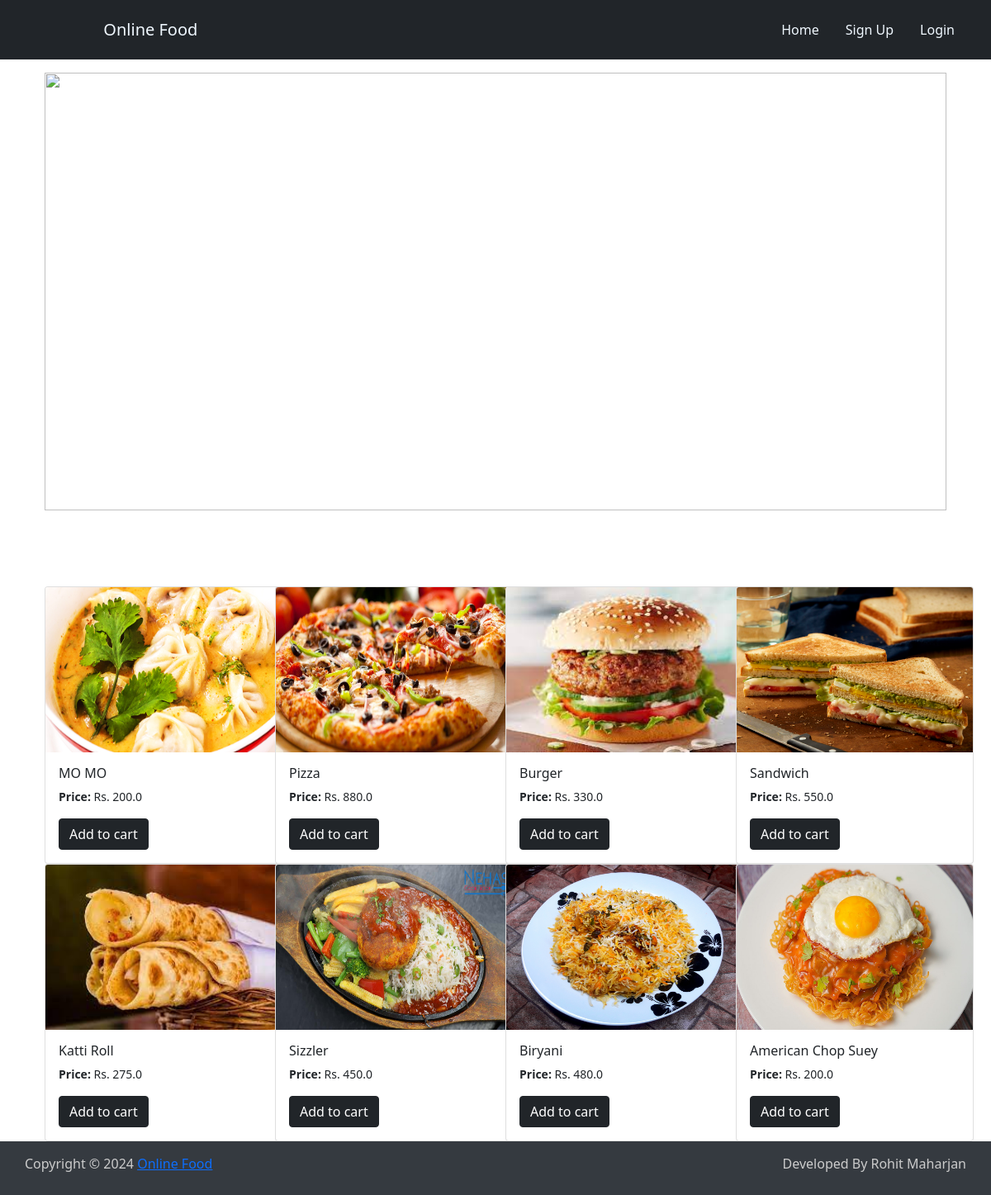
The page / on the database its author committed.
### onlinefood/models.py (models this page shows, shortened)
class Item(models.Model):
    title = models.CharField(max_length=150)
    price = models.FloatField()
    pieces = models.IntegerField()
    image = models.ImageField(upload_to='images')
    slug = models.SlugField(max_length=255, unique=True)
    created_by = models.ForeignKey(User, on_delete=models.CASCADE)

### onlinefood/views.py (the view)
# urls.py: path('', views.index, name='index'),
def index(request):
    data=Item.objects.all()
    if request.method=='POST':
        itemid=int(request.POST['item-id'])
        itemtitle=request.POST['item-title']
        citems=CartItems(userid=request.user,item=Item.objects.get(id=itemid),itemtitle=itemtitle)
        citems.save()
    return render(request, 'index.html',{'data':data})

### onlinefood/templates/index.html (shortened to what this page needs)
{% extends 'layout.html' %}
{% load static%}
{% block content %}
<div class="container">
<div class="home">
  <div id="carouselExampleCaptions" class="carousel slide mb-5" data-ride="carousel" style="height: 550px;">
      <div class="carousel-inner">
        <div class="carousel-item active">
          <img src="{% static '/images/dishes.jpg'%}" class="d-block w-100" alt="" height="530px" width="100px">
          <div class="carousel-caption d-none d-md-block">
            <h1>Food</h1>
          </div>
        </div>
      </div>
      <a class="carousel-control-prev" href="#carouselExampleCaptions" role="button" data-slide="prev">
        <span class="carousel-control-prev-icon" aria-hidden="true"></span>
        <span class="sr-only">Previous</span>
      </a>
      <a class="carousel-control-next" href="#carouselExampleCaptions" role="button" data-slide="next">
        <span class="carousel-control-next-icon" aria-hidden="true"></span>
        <span class="sr-only">Next</span>
      </a>
  </div>
</div>
<br>
<div class="row">
    {% if data %}
  {% for i in data %}
  <div class="col-md-3">
    <div class="card" style="width: 18rem;">
      <img src="{{i.image.url }}" class="card-img-top" alt="..." height="200px" style="background-size: cover;">
      <div class="card-body">
        <form method="POST">
        <h6 class="card-title">{{i.title}}</h6>
        <p class="card-text small"><b> Price: </b>Rs. {{i.price}}</p>
        {% if user.is_authenticated %}
        <input type="submit" value="Add to cart" class="btn btn-dark" >
        {% else %}
          <a href="{% url 'login' %}" class="btn btn-dark">Add to cart</a>
        {% endif %}
      </form>
      </div>
    </div>
  </div>
    {% endfor %}
   {% else %}
    No item found
   {% endif %}
</div>
</div>
{% endblock %}

### onlinefood/templates/layout.html (shortened to what this page needs)
<!DOCTYPE html>
{% load static %}
<html lang="en">
<head>
  <link rel="stylesheet" href="{% static 'css/bootstrap.css' %}">
  <link rel="stylesheet" href="{% static 'css/bootstrap.min.css' %}">
  <link rel="stylesheet" href="{% static 'custom.css' %}">
</head>
<body>
    <div class="container-fluid">
        <div class="row align-items-center mb-3 p-3 bg-dark" >
            <div class="col-md-3">
                <a class="navbar-brand " href="{% url 'index' %}" style="color: aliceblue;">Online Food</a>
              </div>
              <div class="col-md-8" >
                <nav>
                    <ul class="nav nav-pills justify-content-end "  >
                        <li class="nav-item" ><a class="nav-link" style="color: aliceblue;" href="{% url 'index' %}" >Home</a></li>
                        {% if user.is_authenticated %}
                        <li class="nav-item"><a class="nav-link" style="color: aliceblue;" href="{% url 'cart' %}"><span class="glyphicon glyphicon-user"></span> My Cart</a></li>
                        <li class="nav-item"><a class="nav-link" style="color: aliceblue;" href="{% url 'logout' %}"><span class="glyphicon glyphicon-user"></span> Log Out</a></li>
                        {% else %}
                        <li class="nav-item"><a class="nav-link" style="color: aliceblue;" href="{% url 'register' %}"> Sign Up</a></li>
                        <li class="nav-item"><a href="{% url 'login' %}" class="nav-link" style="color: aliceblue;"> Login</a></li>
                        {% endif %}
                      </ul>
                </nav>
            </div>
        </div>
        <div class='container'>
            {% block content %}
            {% endblock%}
        </div>
        <div class="row footers">
            <div class="footer_bottom">
                <p class="copyright">Copyright &copy; {% now 'Y' %} <a href="{% url 'index' %}">Online Food</a></p>
                <p class="developer">Developed By Rohit Maharjan</p>
            </div>
        </div>
    </div>
</body>
</html>

### onlinefood/static/custom.css (style rules this page uses)
.footer_bottom { float: left; display: inline; width: 100%; padding: 10px 30px; background-color: #353a40; color: #ccc; }
.copyright { float: left; width: 50%; text-align: left; padding-top: 5px; }
.developer { float: right; width: 50%; text-align: right; padding-top: 5px; }

### rows shown on the page
Item: image (picture), title "MO MO", price "200.0"
Item: image (picture), title "Pizza", price "880.0"
Item: image (picture), title "Burger", price "330.0"
Item: image (picture), title "Sandwich", price "550.0"
Item: image (picture), title "Katti Roll", price "275.0"
Item: image (picture), title "Sizzler", price "450.0"
Item: image (picture), title "Biryani", price "480.0"
Item: image (placeholder picture), title "American Chop Suey", price "200.0"
